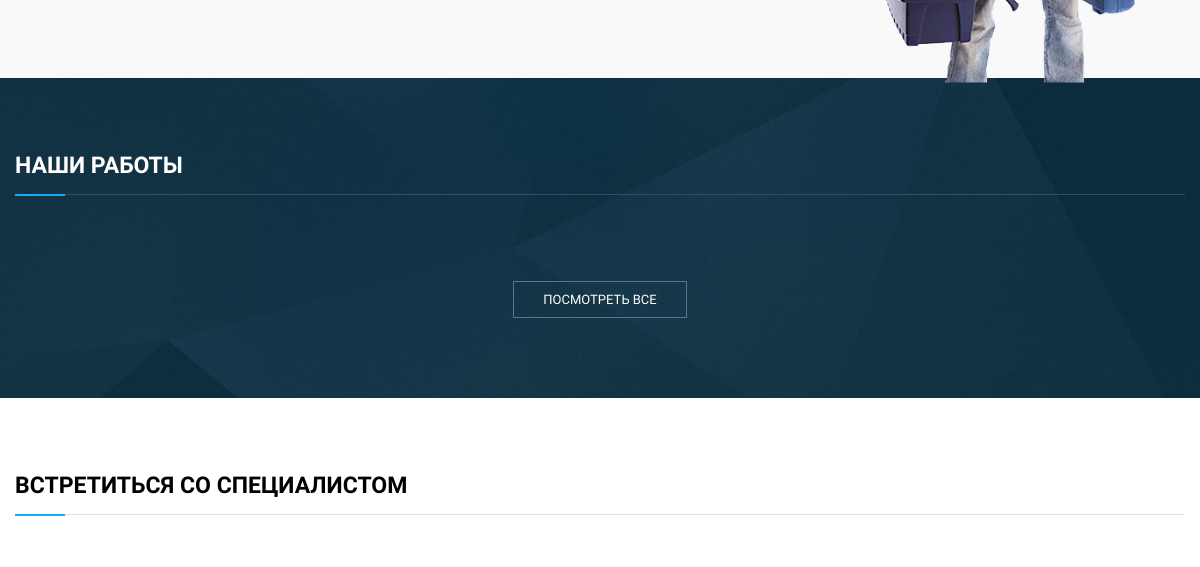
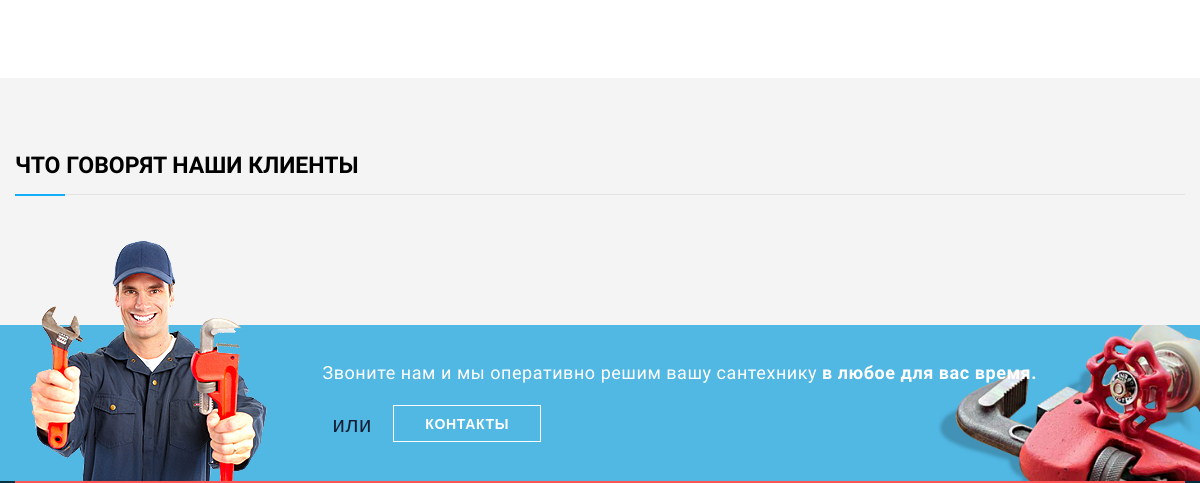
The app's page / (middle part), older data (2 pictures, top to bottom).
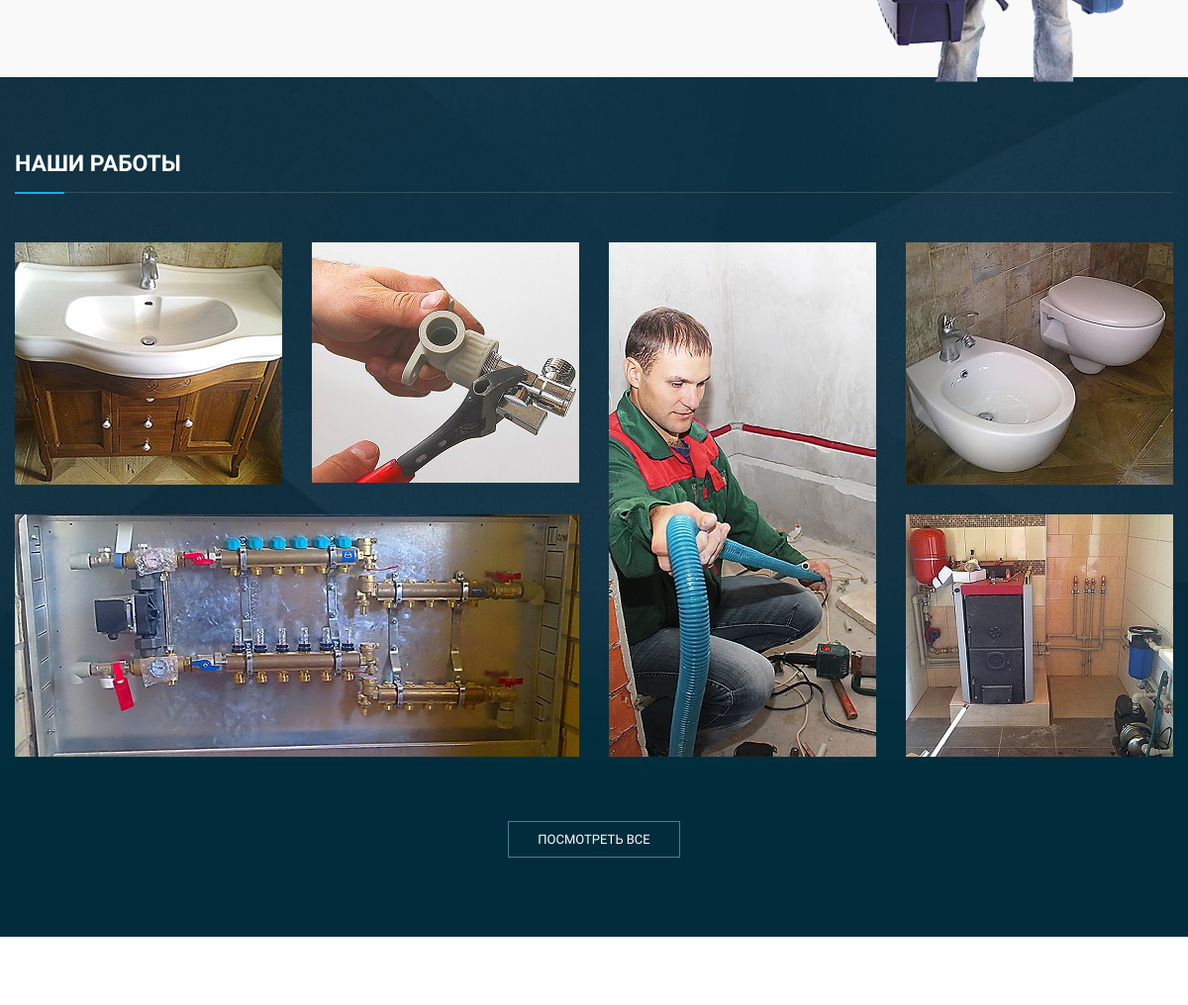
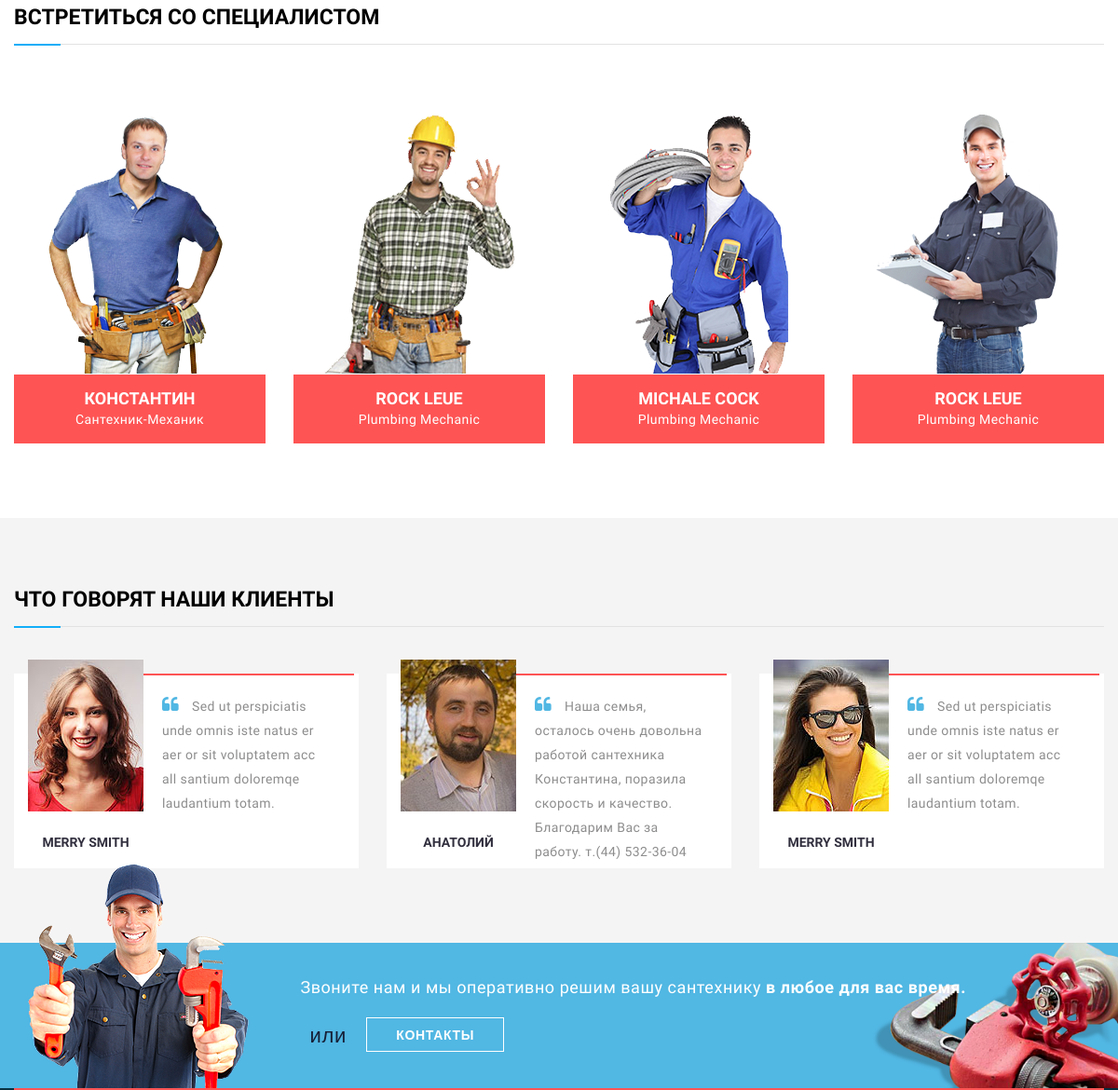
The same page, newer data (2 pictures, top to bottom).
### tables this page shows
CREATE TABLE IF NOT EXISTS `uslugi` (
  `id` int(11) NOT NULL AUTO_INCREMENT,
  `page_id` int(11) DEFAULT NULL,
  `latina` varchar(255) DEFAULT NULL,
  `img` varchar(255) DEFAULT NULL,
  `text` text,
  `list` varchar(255) DEFAULT NULL,
  PRIMARY KEY (`id`),
  KEY `page_id` (`page_id`)
);

CREATE TABLE IF NOT EXISTS `constants` (
  `id` int(3) unsigned NOT NULL AUTO_INCREMENT,
  `title` varchar(255) NOT NULL,
  `name` varchar(255) NOT NULL,
  `text` text NOT NULL,
  PRIMARY KEY (`id`)
);

CREATE TABLE IF NOT EXISTS `gallery` (
  `id` int(3) NOT NULL AUTO_INCREMENT,
  `h4_name` varchar(255) DEFAULT NULL,
  `span_name` varchar(255) DEFAULT NULL,
  `img` varchar(255) DEFAULT NULL,
  `img_max` varchar(255) NOT NULL,
  `width` int(1) NOT NULL DEFAULT '1',
  `height` int(1) NOT NULL DEFAULT '0',
  PRIMARY KEY (`id`)
);

CREATE TABLE IF NOT EXISTS `specialist` (
  `id` int(3) NOT NULL AUTO_INCREMENT,
  `name` varchar(255) DEFAULT NULL,
  `snipet` varchar(255) DEFAULT NULL,
  `img` varchar(255) DEFAULT NULL,
  PRIMARY KEY (`id`)
);

CREATE TABLE IF NOT EXISTS `testimonials` (
  `id` int(3) NOT NULL AUTO_INCREMENT,
  `name` varchar(255) DEFAULT NULL,
  `snipet` varchar(255) DEFAULT NULL,
  `img` varchar(255) DEFAULT NULL,
  PRIMARY KEY (`id`)
);

### views/plumber/index.php (called while the page is built, shortened)
<?php
require_once 'inc/header.php';
include $view.'.php';
require_once 'inc/footer.php';
?>

### controller/controller.php (called while the page is built, shortened)
<?php
$view = empty($_GET['view']) ? 'home' : $_GET['view'];
switch ($view) {
	case ('home'):
		$uslugi = uslugi();
		$gallery = Gallers();
		$specialists = Specialists();
		$testimonials = Testimonials();
	break;
}
require_once TEMPLATE.'index.php';
?>

### index.php (called while the page is built, shortened)
<?php
require_once CONTROLLER;
?>

### model/model.php (called while the page is built, shortened)
<?php
function constants($str){
	global $db;
	$query = "SELECT text FROM constants WHERE name = '$str'";
	$result = mysqli_query($db, $query) or die(mysql_error());
	$string = mysqli_fetch_assoc($result);
	return $string['text'];
}
function uslugi(){
	global $db;
	$query = "SELECT a.id, a.name, b.latina, b.img, b.text, b.list FROM pages a
	JOIN uslugi b
	ON a.id = b.page_id AND a.url_page = 'uslugi'";
	$result = mysqli_query($db, $query);
	$uslugi = array();
	while($row = mysqli_fetch_assoc($result)){
		$uslugi[$row['id']] = $row;
		$uslugi[$row['id']]['list'] = explode("|", $uslugi[$row['id']]['list']);
	}
	return $uslugi;
}
	function Gallers(){
		global $db;
		$query = "SELECT * FROM gallery";
		$result = mysqli_query($db, $query);
		$gallers = array();
		while($row = mysqli_fetch_assoc($result)){
			$gallers[] = $row;
		}
		return $gallers;
	}
function Specialists(){
	global $db;
	$query = "SELECT * FROM specialist";
	$result = mysqli_query($db, $query);
	$specialists = array();
	while($row = mysqli_fetch_assoc($result)){
		$specialists[] = $row;
	}
	return $specialists;
}
function Testimonials(){
	global $db;
	$query = "SELECT * FROM testimonials";
	$result = mysqli_query($db, $query);
	$testimonials = array();
	while($row = mysqli_fetch_assoc($result)){
		$testimonials[] = $row;
	}
	return $testimonials;
}
?>

### views/plumber/home.php (the view, shortened to what this page needs)
	<section id="service-we-provide">
		<div class="container">
			<div class="row">
				<div class="col-lg-9 col-md-9 wow slideInRight">
					<div class="row">
						<div class="service-tab-content clearfix">
							<?php foreach($uslugi as $value):  ?>
							<div id="<?=$value['latina']?>">
								<div class="col-lg-4 col-md-4 col-sm-4 col-xs-4 zoomIn">
									<img src="<?=TEMPLATE?>img/service-we-provide/2.png" alt="">
								</div>
							</div>
						<?php endforeach; ?>
						</div>
					</div>
				</div>
			</div>
		</div>
	</section>
	<section id="our-projects">
		<div class="container">
			<div class="section-title">
				<h1>Наши работы</h1>
			</div>
			<div class="row">
				<div class="col-lg-12 col-md-12 masonary-gallery">
					<?php if($gallery == true):  ?>
						<?php foreach($gallery as $value): ?>
							<div class="masonary-item width-<?=$value['width']?> <?php if($value['height'] == true) echo "height-1"; ?>">
							<a class="fancybox" href="<?=TEMPLATE?>img/our-projects/<?=$value['img_max']?>"><div class="img-wrap">
								<img src="<?=TEMPLATE?>img/our-projects/<?=$value['img']?>" alt="">
							</div></a>
						</div>
						<?php endforeach; ?>
					<?php endif; ?>
				</div>
			</div>
			<div class="view-all-btn"><a href="?view=gallery" class="view-all hvr-bounce-to-right">посмотреть все</a></div>
		</div>
	</section>
	<?php require_once 'inc/special.php'; ?>
	<section id="testimonials">
		<div class="container">
			<div class="section-title">
				<h1>Что говорят наши клиенты</h1>
			</div>
			<div class="row">
			<?php if($testimonials == true):  ?>
				<?php foreach($testimonials as $testimonial): ?>
				<div class="col-lg-4 col-md-4 col-sm-6 <?=$testimonial['float']?>">
					<div class="single-testimonial  hvr-bounce-to-bottom">
						<div class="profile-info pull-left">
							<img src="<?=TEMPLATE?>img/testimonial/<?=$testimonial['img']?>" alt="">
							<h2><?=$testimonial['name']?></h2>
						</div>
						<div class="content pull-left">
							<p><i class="fa fa-quote-left"></i> <?=$testimonial['snipet']?></p>
						</div>
					</div>
				</div>
				<?php endforeach; ?>
			<?php endif; ?>
			</div>
		</div>
	</section>
<?php require_once 'inc/emergency.php';?>

### views/plumber/inc/header.php (shortened to what this page needs)
<!DOCTYPE html>
<html lang="en">
<head>
	<link rel="stylesheet" href="<?=TEMPLATE?>css/style.css">
	<link rel="stylesheet" href="<?=TEMPLATE?>css/responsive.css">
</head>
<body>

### views/plumber/inc/special.php (shortened to what this page needs)
<section id="our-specialist">
	<div class="container">
		<div class="section-title">
			<h1>Встретиться со специалистом</h1>
		</div>
		<div class="row">
		<?php if($specialists == true): ?>
			<?php foreach($specialists as $value): ?>
			<div class="col-lg-3 col-md-3 col-sm-6 wow zoomIn hvr-float-shadow" data-wow-duration=".5s" data-wow-delay="0">
				<div class="single-member hvr-bounce-to-bottom">
					<img src="<?=TEMPLATE?>img/our-specialist/<?=$value['img']?>" alt="">
					<div class="info hvr-bounce-to-top">
						<h2><?=$value['name']?></h2>
						<p class="position"><?=$value['snipet']?></p>
					</div>
				</div>
			</div>
			<?php endforeach; ?>
		<?php endif; ?>
		</div>
	</div>
</section>

### views/plumber/inc/emergency.php (shortened to what this page needs)
<section id="emergency" class="team-page">
	<div class="container">
		<div class="row">
			<div class="col-lg-3">
				<img class="wow bounceInLeft" src="<?=TEMPLATE?>img/emergency/man.png" alt="">
			</div>
			<div class="col-lg-offset-3 col-lg-9">
				<?=constants('promotional_text');?>
				<p class="phone-contact"><b><?=constants('header_telefon'); ?></b> или <a href="?view=contact" class="hvr-bounce-to-right">Контакты</a></p>
			</div>
		</div>
	</div>
</section>

### views/plumber/inc/footer.php (shortened to what this page needs)
</body>
</html>

Row changes from the older to the newer data that the page shows:
added gallery: img (picture)
added gallery: img (picture)
added gallery: img (picture)
added gallery: img (picture)
added gallery: img (picture)
added gallery: img (picture)
added specialist: img (picture), name "КОНСТАНТИН", snipet "Сантехник-Механик"
added specialist: img (picture), name "ROCK LEUE", snipet "Plumbing Mechanic"
added specialist: img (picture), name "MICHALE COCK", snipet "Plumbing Mechanic"
added specialist: img (picture), name "ROCK LEUE", snipet "Plumbing Mechanic"
added testimonials: img (picture), name "MERRY SMITH", snipet "Sed ut perspiciatis unde omnis iste natus er aer or sit voluptatem acc all santium doloremqe laudantium totam."
added testimonials: img (picture), name "АНАТОЛИЙ", snipet "Наша семья, осталось очень довольна работой сантехника Константина, поразила скорость и качество. Благодарим Вас за работу. т.(44) 532-36-04"
added testimonials: img (picture), name "MERRY SMITH", snipet "Sed ut perspiciatis unde omnis iste natus er aer or sit voluptatem acc all santium doloremqe laudantium totam."
